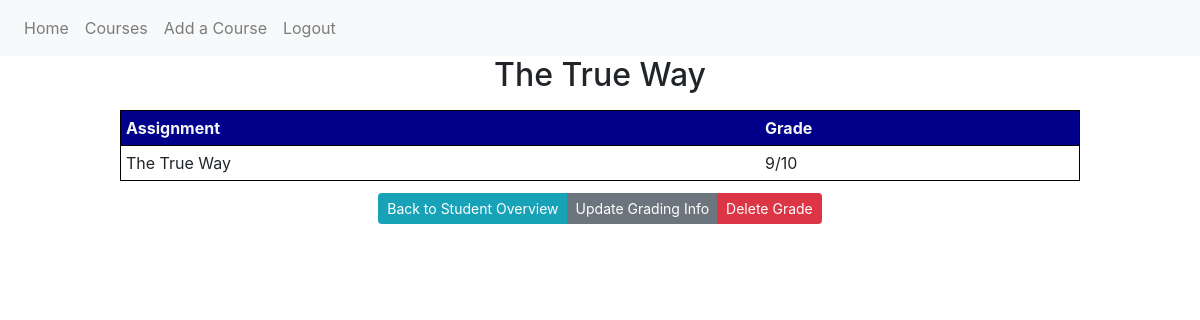
The app's page /course/4/student/10/grade/18/ (signed in) with its own data.
### guide_and_teach/models.py (models this page shows, shortened)
class Grade(db.Model):
    id = db.Column(db.Integer, primary_key=True)
    user_id = db.Column(db.Integer, db.ForeignKey('user.id'))
    student_id = db.Column(db.Integer, db.ForeignKey('student.id'))
    score = db.Column(db.String(15), nullable=False)
    max_score = db.Column(db.String(15), nullable=False)
    assignment = db.Column(db.String(50), nullable=False)

### guide_and_teach/routes.py (the view)
@app.route('/course/<int:course_id>/student/<int:student_id>/grade/<int:grade_id>/', methods=['GET', 'POST'])
@login_required
def single_grade(student_id, course_id, grade_id):
    grade = Grade.query.get_or_404(grade_id)
    if grade.user != current_user:
        abort(403)
    return render_template('single_grade.html', title="Grade", student_id=student_id, course_id=course_id, grade=grade)

### guide_and_teach/models.py (called while the page is built)
@login_manager.user_loader
def load_user(user_id):
    return User.query.get(int(user_id))

### guide_and_teach/templates/single_grade.html (shortened to what this page needs)
{% extends "layout.html" %}
{% block content %}
        <article>
            <h2>{{ grade.assignment }}</h2>
            <table class="cool">
                <thead>
                    <tr>
                        <td><strong>Assignment</strong></td>
                        <td><strong>Grade</strong></td>
                    </tr>
                </thead>
                <tbody>
                    <tr>
                        <td>{{ grade.assignment }}</td>
                        <td>{{ grade.score }}/{{ grade.max_score }}</td>
                    </tr>
                </tbody>
            </table>
            {% if grade.user == current_user %}
            <div class="ralph">
            <div class="btn-group btn-group ml-4 mr-4" role="group">
                <a class="btn btn-info btn-sm mt-1 mb-1" href="{{ url_for('single_student', course_id=course_id, student_id=student_id) }}">Back to Student Overview</a>
                <a class="btn btn-secondary btn-sm mt-1 mb-1" href="{{ url_for('update_grade', student_id=student_id, course_id=course_id, grade_id=grade.id) }}">Update Grading Info</a>
                <button type="button" class="btn btn-danger btn-sm mt-1 mb-1" data-toggle="modal" data-target="#deleteModal">Delete Grade</button>
            </div>
            </div>
            {% endif %}
        </article>
{% endblock content %}

### guide_and_teach/static/style.css (style rules this page uses)
article { display: flex; flex-direction: column; }
table { border: 1px solid black; border-radius: 10px; margin-top: .5em; margin-bottom: .5em; margin-left: 10%; margin-right: 10%; }
thead { border: 1px solid black; color: whitesmoke; background-color: darkblue; margin: 5px; padding: 1em; }
td { margin: 2px; padding: 5px; }
h1, h2, h4 { text-align: center; }
.ralph { display: flex; justify-content: center; align-content: center; margin-left: 10%; margin-right: 10%; }

### records on screen
Grade: assignment "The True Way", score "9", max_score "10"
